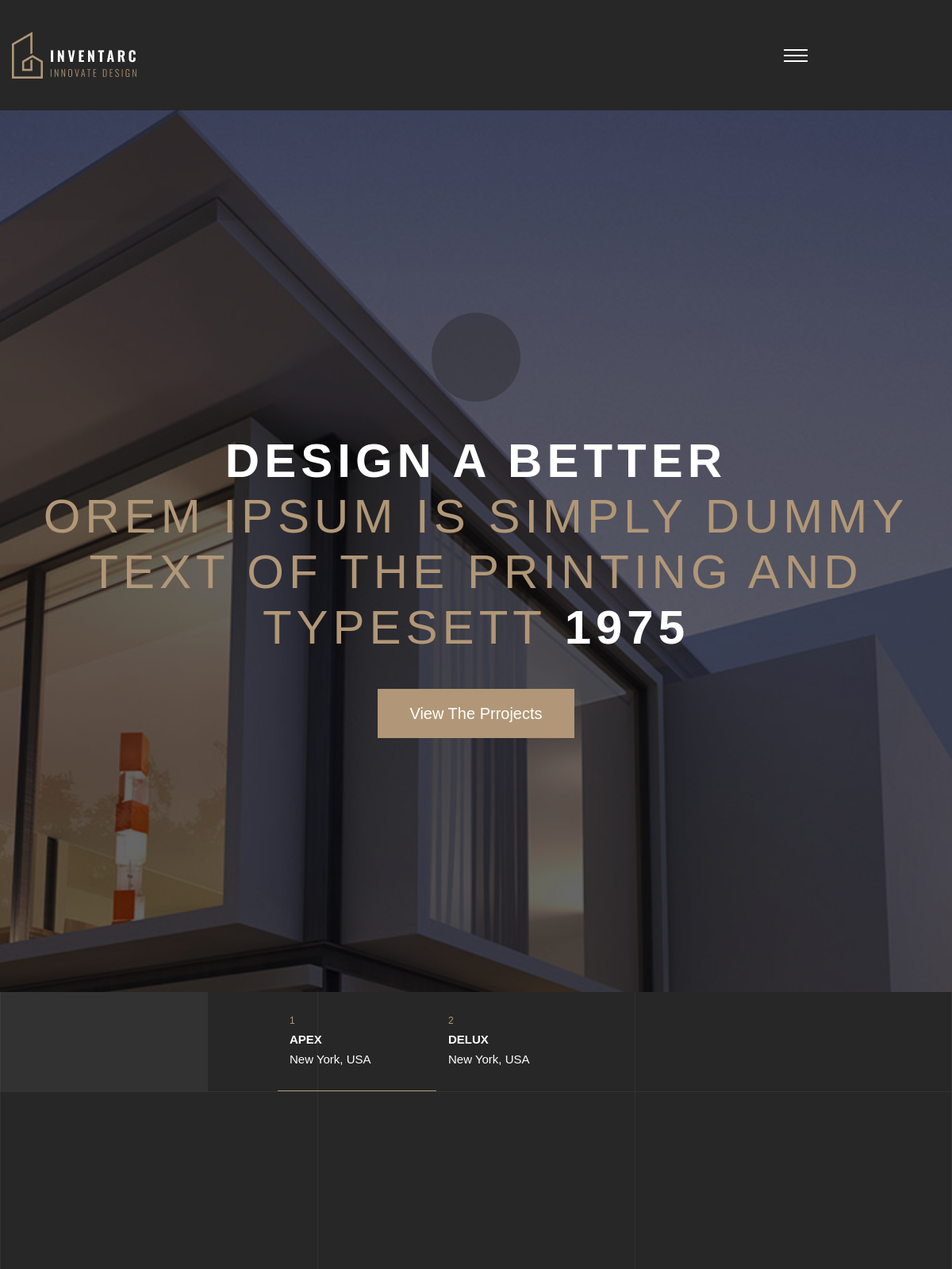
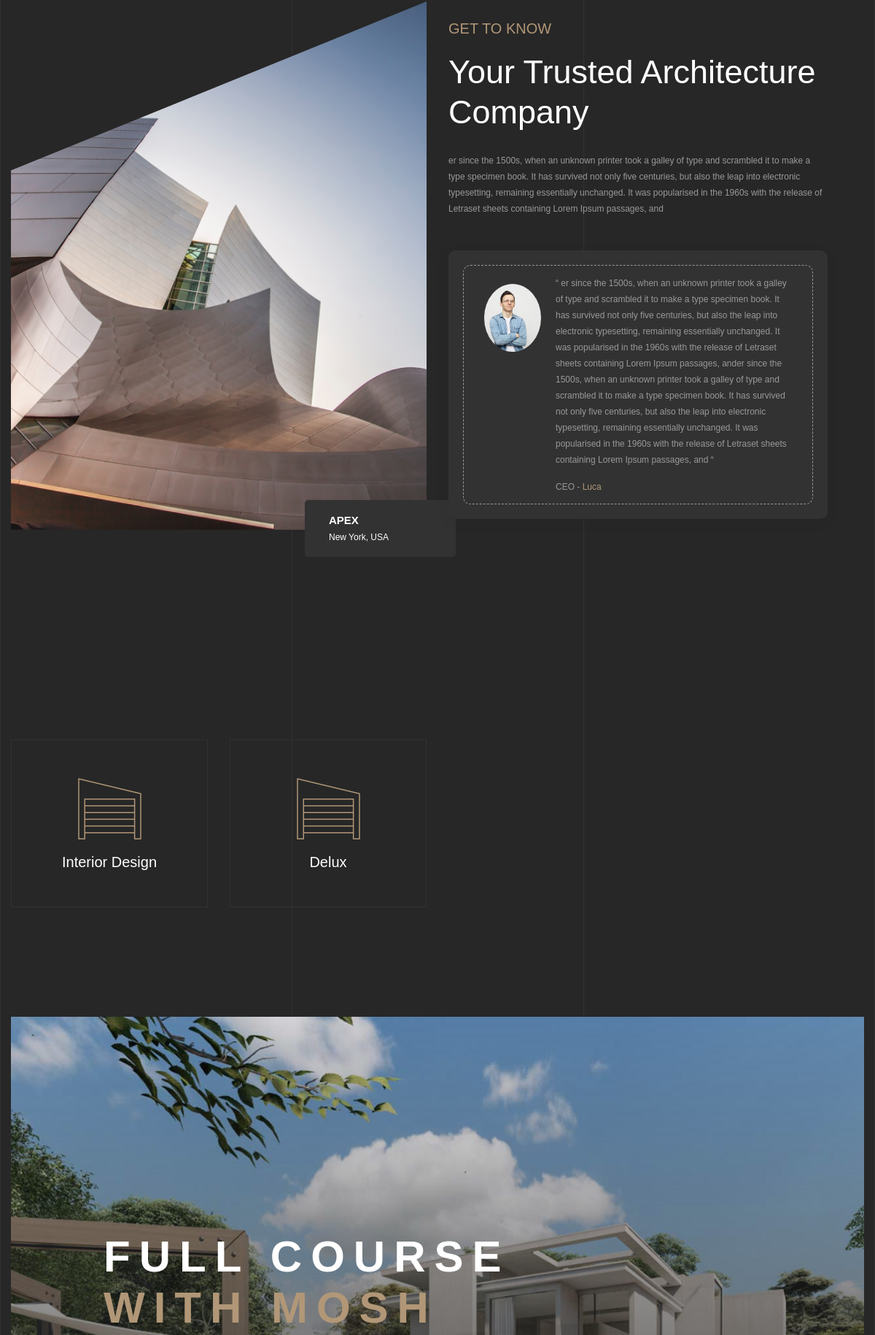
The page / (upper part) on the database its author committed (2 pictures, top to bottom).
### website/models.py (models this page shows, shortened)
class Info(models.Model):
    company = models.CharField(max_length=30)
    logo = models.ImageField(upload_to='logo/')
    favicon = models.ImageField(upload_to='favicon/')
    header_shape = models.ImageField(upload_to='shape/', null=True)
    slider_shape = models.ImageField(upload_to='shape/', null=True)
    facebook = models.CharField(max_length=50)
    twitter = models.CharField(max_length=50)
    instagram = models.CharField(max_length=50)
    linkedin = models.CharField(max_length=50)
    youtube = models.CharField(max_length=50)
    pinterest = models.CharField(max_length=50)
    phone = models.CharField(max_length=20)
    email = models.EmailField(max_length=40)
    location = models.CharField(max_length=100)
    designer = models.CharField(max_length=50)
    designer_profile = models.CharField(max_length=100)
    designs_year = models.CharField(max_length=10)
    project_title = models.CharField(max_length=30)
    project_subtitle = models.CharField(max_length=20)
    project_background = models.ImageField(upload_to='background/')
    contact_title = models.CharField(max_length=30)
    contact_subtitle = models.CharField(max_length=20)
    latestNews_title = models.CharField(max_length=30, null=True)
    about_page_title = models.CharField(max_length=20, null=True)
    about_title_background = models.ImageField(upload_to='background/', null=True)
    contact_page_title = models.CharField(max_length=20, null=True)
    service_page_title = models.CharField(max_length=40, null=True)
    service_page_title_background = models.ImageField(upload_to='background/', null=True)
    service_page_section_background = models.ImageField(upload_to='background/', null=True)
    service_about_title = models.CharField(max_length=50, null=True)
    service_about_background = models.ImageField(upload_to='background/', null=True)
    service_about_desc = models.TextField(max_length=400, null=True)
    service_about_image = models.ImageField(upload_to='about/', null=True)
    service_about_image2 = models.ImageField(upload_to='about/', null=True)
    service_about_icon = models.ImageField(upload_to='about/', null=True)
    project_page_title = models.CharField(max_length=30, null=True)
    project_page_title_background = models.ImageField(upload_to='projects/', null=True)
    project_page_about_title = models.CharField(max_length=30, null=True)
    project_details_page_title = models.CharField(max_length=30, null=True)
    project_details_page_title_background = models.ImageField(upload_to='background/', null=True)
    blog_page_title = models.CharField(max_length=20, null=True)
    blog_page_title_background = models.ImageField(upload_to='background/', null=True)
    blog_details_page_title = models.CharField(max_length=20, null=True)
    blog_details_page_title_background = models.ImageField(upload_to='background/', null=True)
    team_page_title = models.CharField(max_length=30, null=True)
    team_page_title_background = models.ImageField(upload_to='background/', null=True)
    team_details_page_title = models.CharField(max_length=30, null=True)
    team_details_page_title_background = models.ImageField(upload_to='background/', null=True)
    testimonial_background = models.ImageField(upload_to='background/', null=True)
    testimonial_page_title = models.CharField(max_length=30, null=True)
    testimonial_page_title_background = models.ImageField(upload_to='background/', null=True)
    top_client_icon = models.ImageField(upload_to='icon/')
    footer_image = models.ImageField(upload_to='footer/', null=True)
    footer_image2 = models.ImageField(upload_to='footer/', null=True)
    footer_image3 = models.ImageField(upload_to='footer/', null=True)
    footer_background = models.ImageField(upload_to='background/', null=True)
    error_head = models.CharField(max_length=3, null=True)
    error_page_title = models.CharField(max_length=30, null=True)
    error_page_subtitle = models.CharField(max_length=100, null=True)
    error_page_title_background = models.ImageField(upload_to='background/', null=True)

class Slider(models.Model):
    image = models.ImageField(upload_to='slider/')
    title = models.CharField(max_length=35)
    title2 = models.CharField(max_length=60)
    year = models.CharField(max_length=6)
    land = models.CharField(max_length=20)
    banner = models.ImageField(upload_to='banner/')
    item_name = models.CharField(max_length=20, null=True)
    item_image = models.ImageField(upload_to='slider/', null=True)
    item_desc = models.TextField(max_length=400, null=True)
    item_location = models.CharField(max_length=30, null=True)

class About(models.Model):
    title = models.CharField(max_length=50)
    desc = models.TextField(null=True, blank=True)
    picture = models.ImageField(upload_to='abouts/')
    author_name = models.CharField(max_length=30)
    author_title = models.CharField(max_length=20, null=True)
    author_details = models.TextField(null=True, blank=True)
    author_image = models.ImageField(upload_to='ceo/')
    button_text = models.CharField(max_length=30)
    item_name = models.CharField(max_length=30)
    item_location = models.CharField(max_length=30)
    background_image = models.ImageField(upload_to='background/', null=True)
    about_quote_icon = models.ImageField(upload_to='icon/', null=True)
    work_sample_picture = models.ImageField(upload_to='abouts/', null=True)
    year_of_company_experience = models.CharField(max_length=3, null=True)
    circle_title_of_experience = models.CharField(max_length=30, null=True)

class Service(models.Model):
    title = models.CharField(max_length=50)
    title_background = models.ImageField(upload_to='background/', null=True)
    desc = models.TextField(null=True, blank=True)
    service_logo = models.ImageField(upload_to='service/', null=True)
    sample_image = models.ImageField(upload_to='service/', null=True)
    sample_image2 = models.ImageField(upload_to='service/', null=True)
    sample_image3 = models.ImageField(upload_to='service/', null=True)
    is_draft = models.BooleanField(default=True, null=True)
    is_solution = models.BooleanField(default=False, null=True)
    is_include = models.BooleanField(default=False, null=True)

class Video(models.Model):
    thumbnail = models.ImageField(upload_to='thumbnail/')
    title = models.CharField(max_length=50)
    title2 = models.CharField(max_length=20)
    location = models.CharField(max_length=100)
    video_link = models.CharField(max_length=100)
    quotes = models.ForeignKey(Testimonial, on_delete=models.CASCADE)

### website/views.py (the view)
# urls.py: path('', views.HomeView.as_view(), name='home'),
class HomeView(TemplateView):
    template_name = 'index.html'
    def get_context_data(self, **kwargs):
        context = super().get_context_data(**kwargs)
        context['preLoader'] = PreLoader.objects.all()
        context['infos'] = Info.objects.last()
        context['sliders'] = Slider.objects.all()
        context['abouts'] = About.objects.last()
        context['services'] = Service.objects.filter(is_draft=False)
        context['videos'] = Video.objects.all()
        context['projects'] = Project.objects.all()
        context['clients'] = Client.objects.all()
        context['latestNews'] = LatestNews.objects.all()
        return context

### website/models.py (called while the page is built)
    @property
    def get_short_desc(self):
        return self.desc[:100]

    def get_short_desc2(self):
        return self.desc[:250]

### templates/index.html (shortened to what this page needs)
{% extends 'bash.html' %}
{% load static %}
{% block container %}
    <div class="boxed_wrapper">
        {% include 'header.html' %}
        <section class="banner-section centred" >
            <div class="line-shape">
            </div>
            <div class="banner-carousel owl-carousel owl-theme owl-dots-none" id="sync1">
                {% for slider in sliders %}
                <div class="slide-item">
                    <div class="image-layer" style="background-image:url({{slider.banner.url}});"></div>
                    <div class="auto-container">
                        <div class="content-box">
                            <div class="icon-box"><img src="{{slider.image.url}}" alt=""></div>
                            <h2>{{slider.title}} <br /><span>{{slider.title2}}</span> {{slider.year}}</h2>
                            <div class="btn-box">
                                <a href="{% url 'project' %}" class="theme-btn btn-one">View The Prrojects</a>
                            </div>
                        </div>
                    </div>
                </div>
                {% endfor %}
            </div>
            <div class="banner-thumb-inner clearfix">
                <div class="owl-carousel owl-theme owl-dots-none owl-nav-none" id="sync2">
                    {% for s in sliders %}
                     <div class="single-item">
                        <span class="count-text">{{forloop.counter}}</span>
                        <h6>{{s.item_name}}</h6>
                        <p>{{s.item_location}}</p>
                    </div>
                    {% endfor %}
                </div>
            </div>
        </section>
        <section class="about-section">
            <div class="shape-layer float-bob-y" style="background-image: url({{abouts.background_image.url}});"></div>
             <div class="line-shape">
            </div>
            <div class="large-container">
                <div class="row align-items-center clearfix">
                    <div class="col-lg-6 col-md-12 col-sm-12 image-column">
                        <div data-animation-box class="image-box p_relative d_block">
                            <figure data-animation-text class="overlay-anim-white-bg image p_relative d_block" data-animation="overlay-animation"><img src="{{abouts.picture.url}}" alt=""></figure>
                            <div class="text-inner">
                                <h6>{{abouts.item_name}}</h6>
                                <p>{{abouts.item_location}}</p>
                            </div>
                        </div>
                    </div>
                    <div class="col-lg-6 col-md-12 col-sm-12 content-column">
                        <div class="content-box p_relative mr_50">
                            <div class="sec-title">
                                <span class="sub-title">GET TO KNOW</span>
                                <h2>{{abouts.title}}</h2>
                            </div>
                            <div class="text">
                                <p>{{abouts.desc}}</p>
                            </div>
                            <div class="author-box p_relative d_block">
                                <div class="inner">
                                    <figure class="author-thumb"><img src="{{abouts.author_image.url}}" alt=""></figure>
                                    <p>“ {{abouts.author_details}} “</p>
                                    <div class="designation">{{abouts.author_title}} - <span>{{abouts.author_name}}</span></div>
                                </div>
                            </div>
                        </div>
                    </div>
                </div>
            </div>
        </section>
        <section class="service-section centred">
            <div class="line-shape">
            </div>
            <div class="large-container">
                <div class="row clearfix">
                    {% for s in services %}
                    <div class="col-lg-3 col-md-6 col-sm-12 service-block">
                        <div class="service-block-one wow slideInUp animated" data-wow-delay="00ms" data-wow-duration="1500ms">
                            <a href="{% url 'service-details' s.id %}" class="inner-box">
                                <div class="icon-box"><img src="{{s.service_logo.url}}" alt=""></div>
                                <h4>{{s.title}}</h4>
                            </a>
                        </div>
                    </div>
                    {% endfor %}
                </div>
            </div>
        </section>
        <section class="video-section">
            <div class="line-shape">
            </div>
            <div class="large-container">
                <div class="single-item-carousel owl-carousel owl-theme owl-nav-none">
                    {% for v in videos %}
                    <div class="inner-box" style="background-image: url({{v.thumbnail.url}});">
                        <div class="content-box">
                            <div class="text">
                                <h2>{{v.title}} <span>{{v.title2}}</span></h2>
                            </div>
                        </div>
                    </div>
                    {% endfor %}
                </div>
            </div>
        </section>
    </div>
{% endblock %}

### templates/header.html (shortened to what this page needs)
{% url 'home' as home %}
 <header class="main-header header-style-two">
            <div class="header-lower">
                <div class="large-container">
                    <div class="outer-box">
                        <div class="logo-box">
                            <figure class="logo"><a href="{% url 'home' %}"><img src="{{infos.logo.url}}" alt=""></a></figure>
                        </div>
                        <div class="menu-area">
                            <div class="mobile-nav-toggler">
                                <i class="icon-bar"></i>
                                <i class="icon-bar"></i>
                                <i class="icon-bar"></i>
                            </div>
                            <div class="menu-right-content">
                                <div class="search-box-outer search-toggler">
                                    <i class="icon-1"></i>
                                </div>
                                <div class="nav-btn nav-toggler navSidebar-button">
                                    <i class="icon-2"></i>
                                </div>
                            </div>
                        </div>
                    </div>
                </div>
            </div>
        </header>

### static/assets/css/color.css (style rules this page uses)
.theme-btn.btn-one { background: #B19777; }
.banner-carousel .content-box h2 span { color: #B19777; }
.banner-section .banner-thumb-inner .single-item .count-text { color: #B19777; }
.about-section .image-box:after { border-top: 1px dashed #B19777; }
.sec-title .sub-title { color: #B19777; }
.about-section .content-box .author-box .inner .designation span { color: #B19777; }
.banner-section .banner-thumb-inner .active.current .single-item:before { background: #B19777; }
.video-section .inner-box .content-box .text h2 span { color: #B19777; }

### static/assets/css/elpath.css (style rules this page uses)
.d_block { display: block; }
.p_relative { position: relative; }
.mr_50 { margin-right: 50px; }

### static/assets/css/responsive.css (style rules this page uses)
@media only screen and (max-width: 1499px) { .header-lower { padding-left: 60px; padding-right: 60px; } }
@media only screen and (max-width: 1499px) { .banner-section .banner-thumb-inner { right: 50px; } }
@media only screen and (max-width: 1499px) { .about-section .image-box:before, .about-section .image-box:after { display: none; } }
@media only screen and (max-width: 1200px) { .menu-area .mobile-nav-toggler { display: block; padding: 10px; } }
@media only screen and (max-width: 1200px) { .main-header .menu-area:before { display: none; } }
@media only screen and (max-width: 1200px) { .header-lower { padding-top: 15px; } }
@media only screen and (max-width: 1200px) { .main-header .menu-right-content { top: 0px; } }
@media only screen and (max-width: 1200px) { .banner-section { padding-left: 0px; } }
@media only screen and (max-width: 1200px) { .video-section .inner-box .content-box { display: block; } }
@media only screen and (max-width: 1200px) { .about-section .image-box { margin-right: 0px; } }

### rows shown on the page
Info: logo (picture)
Slider: banner (picture), title "DESIGN A BETTER", title2 "OREM IPSUM IS SIMPLY DUMMY TEXT OF THE PRINTING AND TYPESETT", year "1975", item_name "APEX", item_location "New York, USA"
Slider: item_name "DELUX", item_location "New York, USA"
About: picture (picture), item_name "APEX", item_location "New York, USA", title "Your Trusted Architecture Company", desc "er since the 1500s, when an unknown printer took a galley of type and scrambled it to make a type specimen book. It has survived not only five centuries, but also the leap into electronic typesetting, remaining essentially unchanged. It was popularised in the 1960s with the release of Letraset sheets containing Lorem Ipsum passages, and", author_image (picture), author_details "er since the 1500s, when an unknown printer took a galley of type and scrambled it to make a type specimen book. It has survived not only five centuries, but also the leap into electronic typesetting, remaining essentially unchanged. It was popularised in the 1960s with the release of Letraset sheets containing Lorem Ipsum passages, ander since the 1500s, when an unknown printer took a galley of type and scrambled it to make a type specimen book. It has survived not only five centuries, but also the leap into electronic typesetting, remaining essentially unchanged. It was popularised in the 1960s with the release of Letraset sheets containing Lorem Ipsum passages, and", author_title "CEO", author_name "Luca"
Service: service_logo (picture), title "Interior Design"
Service: service_logo (picture), title "Delux"
Video: thumbnail (picture), title "FULL COURSE", title2 "WITH MOSH"
